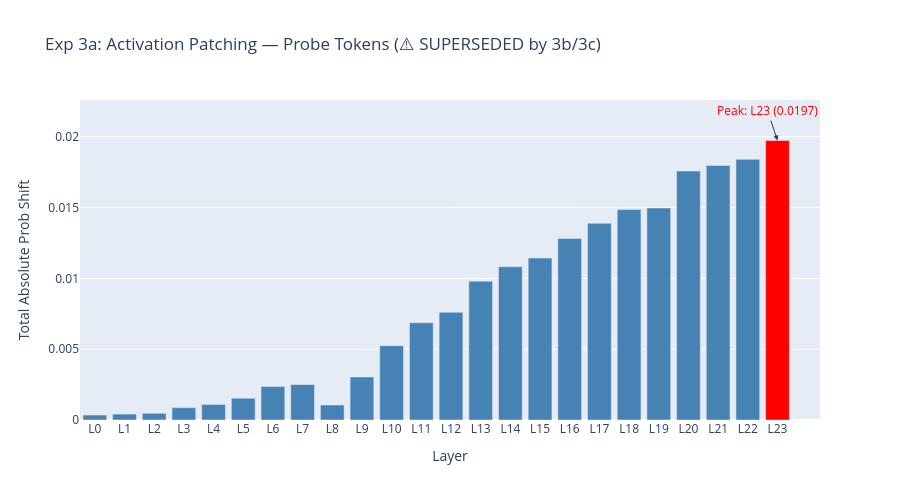

The notebook cell this image was saved under:
### Markdown cell above
## Experiment 3a: Activation Patching — Probe Tokens (Superseded)

⚠️ **This experiment is kept for reference but its conclusions are misleading.** It measures patching effect using only 5 hand-picked response tokens, which cover ~3% of BLOOM's output distribution. The resulting monotonic ramp is a "closing effect" (later layers have less time to wash out the intervention), not a real bottleneck signal.

**See Exp 3b and 3c below for the corrected analysis using full-distribution KL divergence.**

### Code cell
# Cache implicit activations (source for patching)
tokens_impl = model.to_tokens(IMPLICIT)
_, cache_impl = model.run_with_cache(tokens_impl)

# Get unpatched literal output (target being patched into)
tokens_lit = model.to_tokens(LITERAL)
lit_logits = model.forward(tokens_lit)
lit_probs = torch.softmax(lit_logits[0, -1, :], dim=-1)

# Baseline response token probs for literal sentence
baseline_probs = {t: lit_probs[tid].item() for t, tid in probe_ids.items()}
print("Unpatched literal probs:")
for t, p in baseline_probs.items():
    print(f"  {repr(t):>8}: {p:.4f}")
print(f"\n  Total coverage: {sum(baseline_probs.values()):.4f} (only {sum(baseline_probs.values())*100:.1f}% of distribution)")

# Patch at each layer and measure effect
patching_effects = []
per_token_effects = {t: [] for t in PROBE_TOKENS}

for layer in range(model.cfg.n_layers):
    src_resid = cache_impl[f"blocks.{layer}.hook_resid_post"][0, -1, :].clone()

    def patch_hook(value, hook, src=src_resid):
        value[0, -1, :] = src
        return value

    patched_logits = model.run_with_hooks(
        tokens_lit,
        fwd_hooks=[(f"blocks.{layer}.hook_resid_post", patch_hook)],
    )
    patched_probs = torch.softmax(patched_logits[0, -1, :], dim=-1)

    total_shift = 0.0
    for t, tid in probe_ids.items():
        shift = patched_probs[tid].item() - baseline_probs[t]
        per_token_effects[t].append(shift)
        total_shift += abs(shift)
    patching_effects.append(total_shift)

peak_layer = int(np.argmax(patching_effects))
peak_effect = patching_effects[peak_layer]

fig = go.Figure()
colors = ["red" if i == peak_layer else "steelblue" for i in range(model.cfg.n_layers)]
fig.add_trace(go.Bar(
    x=[f"L{i}" for i in range(model.cfg.n_layers)],
    y=patching_effects, marker_color=colors,
))
fig.add_annotation(
    x=f"L{peak_layer}", y=peak_effect,
    text=f"Peak: L{peak_layer} ({peak_effect:.4f})",
    showarrow=True, arrowhead=2, font=dict(size=12, color="red"),
)
fig.update_layout(
    title="Exp 3a: Activation Patching — Probe Tokens (⚠️ SUPERSEDED by 3b/3c)",
    xaxis_title="Layer", yaxis_title="Total Absolute Prob Shift",
    height=500, width=900,
)
fig.write_image(f"{SAVE_DIR}/activation_patching_probe.png", scale=2)
fig.show()

print(f"\n⚠️ Peak at L{peak_layer} is a closing effect, not a true bottleneck.")
print("See Exp 3b/3c for full-distribution analysis.")

### Figure 1 — Plotly figure (JSON) as saved in the notebook; plotly's stock layout.template omitted (floating-point values rounded to 4 significant figures)
{"data": [{"marker": {"color": ["steelblue", "steelblue", "steelblue", "steelblue", "steelblue", "steelblue", "steelblue", "steelblue", "steelblue", "steelblue", "steelblue", "steelblue", "steelblue", "steelblue", "steelblue", "steelblue", "steelblue", "steelblue", "steelblue", "steelblue", "steelblue", "steelblue", "steelblue", "red"]}, "type": "bar", "x": ["L0", "L1", "L2", "L3", "L4", "L5", "L6", "L7", "L8", "L9", "L10", "L11", "L12", "L13", "L14", "L15", "L16", "L17", "L18", "L19", "L20", "L21", "L22", "L23"], "y": [0.0003503, 0.0004185, 0.0004735, 0.0008707, 0.001096, 0.001539, 0.002363, 0.002502, 0.001058, 0.003038, 0.005244, 0.006865, 0.007604, 0.009795, 0.01082, 0.01143, 0.01281, 0.01389, 0.01485, 0.01497, 0.01758, 0.01797, 0.0184, 0.01973]}], "layout": {"annotations": [{"arrowhead": 2, "font": {"color": "red", "size": 12}, "showarrow": true, "text": "Peak: L23 (0.0197)", "x": "L23", "y": 0.01973}], "height": 500, "title": {"text": "Exp 3a: Activation Patching — Probe Tokens (⚠️ SUPERSEDED by 3b/3c)"}, "width": 900, "xaxis": {"title": {"text": "Layer"}}, "yaxis": {"title": {"text": "Total Absolute Prob Shift"}}}}
